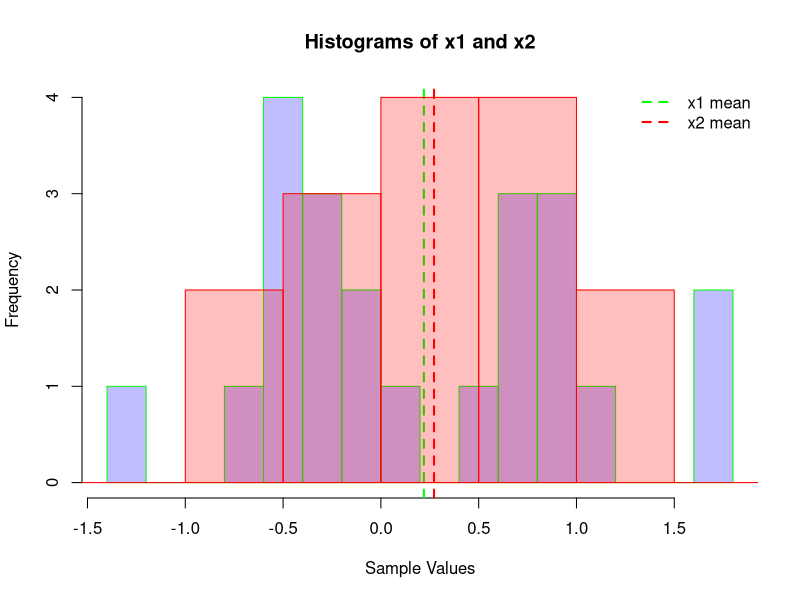

Generate this figure with R:
## ---- chunk 1
library("boot")
set.seed(12433688)
x1<- c(-0.673, -0.584, 0.572, -0.341, -0.218, 0.603, -0.415, -0.013, 0.763, 0.804, 0.054, 1.746, -0.472, 1.638, -0.578, 0.947, -0.329, -0.188, 0.794, 0.894, -1.227, 1.059)
x2<- c(0.913, -0.639, 2.99, -5.004, 3.118, 0.1, 1.128, 0.579, 0.32, -0.488, -0.994, -0.212, 0.413, 1.401, 0.007, 0.568, -0.005, 0.696)

## ---- chunk 2
c_x1 <- rgb(0, 0, 1, 0.25)
c_x2 <- rgb(1, 0, 0, 0.25)
hist(x1, col = c_x1, breaks = 15, xlab = "Sample Values", main = "Histograms of x1 and x2", border = "green")
abline(v = mean(x1), col = "green", lwd = 2, lty = 2)

hist(x2, col = c_x2, breaks = 15, add = TRUE, border = "red")
abline(v = mean(x2), col = "red", lwd = 2, lty = 2)
legend("topright", legend = c("x1 mean", "x2 mean"), col = c("green", "red"), lty = 2, lwd = 2, bty = "n") 
## ---- chunk 3
resample_means <- function(x1, x2) {
  n1 <- length(x1)
  n2 <- length(x2)
  
  resample_x1 <- sample(x1, n1, replace = TRUE)
  resample_x2 <- sample(x2, n2, replace = TRUE)
  
  mean_resample_x1 <- mean(resample_x1)
  mean_resample_x2 <- mean(resample_x2)
  
  x1_centered <- x1 - mean(x1)
  x2_centered <- x2 - mean(x2)
  
  combined_centered <- c(x1_centered, x2_centered)
  
  resample_combined_x1 <- sample(combined_centered, n1, replace = TRUE)
  resample_combined_x2 <- sample(combined_centered, n2, replace = TRUE)
  mean_combined_x1 <- mean(resample_combined_x1)
  mean_combined_x2 <- mean(resample_combined_x2)
  
  return(list(
    mean_resample_x1 = mean_resample_x1,
    mean_resample_x2 = mean_resample_x2,
    mean_combined_x1 = mean_combined_x1,
    mean_combined_x2 = mean_combined_x2
  ))
}
## ---- chunk 4
results <- resample_means(x1, x2)
results
## ---- chunk 5
test <- function(x1, x2, n) {
  sample_r <- function(x, n) {
    matrix(sample(x, length(x) * n, replace = TRUE), ncol = n)
  }

  sample_c <- function(x1, x2, n) {
    x1_c <- x1 - mean(x1)
    x2_c <- x2 - mean(x2)
    combined <- c(x1_c, x2_c)
    matrix(sample(combined, length(combined) * n, replace = TRUE), ncol = n)
  }

  repl.x1 = sample_r(x1, n)
  repl.x2 = sample_r(x2, n)
  centr = sample_c(x1, x2, n)

  t_val = t.test(x1, x2)$statistic

  t_1 = numeric(n)
  t_2 = numeric(n)
  count1 = count2 = 0

  for (i in 1:n) {
    t_1[i] = t.test(repl.x1[, i], repl.x2[, i])$statistic
    if (abs(t_1[i]) > abs(t_val)) count1 = count1 + 1
    t_2[i] = t.test(centr[1:length(x1), i], centr[(length(x1) + 1):(length(x1) + length(x2)), i])$statistic
    if (abs(t_2[i]) > abs(t_val)) count2 = count2 + 1
  }

  p1 = (count1 + 1) / (n + 1)
  p2 = (count2 + 1) / (n + 1)

  ci95_1 = quantile(t_1, c(0.025, 0.975))
  ci99_1 = quantile(t_1, c(0.005, 0.995))

  ci95_2 = quantile(t_2, c(0.025, 0.975))
  ci99_2 = quantile(t_2, c(0.005, 0.995))

  dec_95_1 = ifelse(p1 < 0.05, "Reject H0", "Fail to reject H0")
  dec_95_2 = ifelse(p2 < 0.05, "Reject H0", "Fail to reject H0")

  dec_99_1 = ifelse(p1 < 0.01, "Reject H0", "Fail to reject H0")
  dec_99_2 = ifelse(p2 < 0.01, "Reject H0", "Fail to reject H0")

  result = data.frame(
    method = c("Separate", "Combined"),
    counts = c(count1, count2),
    p_value = c(p1, p2),
    CIUp95 = c(ci95_1[2], ci95_2[2]),
    CILw95 = c(ci95_1[1], ci95_2[1]),
    CIUp99 = c(ci99_1[2], ci99_2[2]),
    CILw99 = c(ci99_1[1], ci99_2[1]),
    decision_95 = c(dec_95_1, dec_95_2),
    decision_99 = c(dec_99_1, dec_99_2)
  )

  return(result)
}
## ---- chunk 6
n=10000
result = test(x1, x2,n)
result
## ---- chunk 7
perm_test <- function(x1, x2, n) {
  observed_t = t.test(x1, x2)$statistic
  
  combined = c(x1, x2)
  perm_t = numeric(n)
  
  for (i in 1:n) {
    shuffled = sample(combined)
    perm_t1 = shuffled[1:length(x1)]
    perm_t2 = shuffled[(length(x1) + 1):length(shuffled)]
    perm_t[i] = t.test(perm_t1, perm_t2)$statistic
  }
  
  p_value = (sum(abs(perm_t) >= abs(observed_t)) + 1) / (n + 1)
  
  ci95 = quantile(perm_t, c(0.025, 0.975))
  ci99 = quantile(perm_t, c(0.005, 0.995))
  
  decision_95 = ifelse(p_value < 0.05, "Reject H0", "Fail to reject H0")
  decision_99 = ifelse(p_value < 0.01, "Reject H0", "Fail to reject H0")
  
  result = data.frame(
    p_value = p_value,
    CIUp95 = ci95[2],
    CILw95 = ci95[1],
    CIUp99 = ci99[2],
    CILw99 = ci99[1],
    decision_95 = decision_95,
    decision_99 = decision_99
  )
  
  return(result)
}

result = perm_test(x1, x2,n)
result

## ---- chunk 8
w_bootstrap <- function(x1, x2, n) {
  w_obs <- wilcox.test(x1, x2)$statistic
  c1 <- c2 <- c3 <- 0
  w1 <- w2 <- w3 <- numeric(n)
  
  combined <- c(x1, x2)
  for (i in 1:n) {
    r1 <- sample(x1, replace = TRUE)
    r2 <- sample(x2, replace = TRUE)
    w1[i] <- wilcox.test(r1, r2, exact = FALSE)$statistic
    if (abs(w1[i]) > abs(w_obs)) c1 <- c1 + 1
    samp <- sample(combined, length(combined), replace = TRUE)
    w2[i] <- wilcox.test(samp[1:length(x1)], samp[-(1:length(x1))], exact = FALSE)$statistic
    if (abs(w2[i]) > abs(w_obs)) c2 <- c2 + 1
    perm <- sample(combined, length(combined), replace = FALSE)
    w3[i] <- wilcox.test(perm[1:length(x1)], perm[-(1:length(x1))], exact = FALSE)$statistic
    if (abs(w3[i]) > abs(w_obs)) c3 <- c3 + 1
  }
  result <- data.frame(
    method = c("Separate", "Combined", "Permuted"),
    counts = c(c1, c2, c3),
    p_value = c((c1 + 1) / (n + 1), (c2 + 1) / (n + 1), (c3 + 1) / (n + 1)),
    CI_Low_95 = c(quantile(w1, 0.025), quantile(w2, 0.025), quantile(w3, 0.025)),
    CI_Up_95 = c(quantile(w1, 0.975), quantile(w2, 0.975), quantile(w3, 0.975)),
    CI_Low_99 = c(quantile(w1, 0.005), quantile(w2, 0.005), quantile(w3, 0.005)),
    CI_Up_99 = c(quantile(w1, 0.995), quantile(w2, 0.995), quantile(w3, 0.995))
  )
  
  return(result)
}
## ---- chunk 9
result <- w_bootstrap(x1,x2,n)
result
## ---- chunk 10
x1 <- rnorm(200, 2, sqrt(3))
x2 <- runif(200, 2, 4)
x3 <- runif(200, -2, 2)
eps <- rt(200, 5)
y <- 3 + 2 * x1 + x2 + eps
d1 <- data.frame(y,x1,x2,x3)
## ---- chunk 11
run_bootstrap <- function(data, n) {
  model <- lm(y ~ ., data)
  resids <- resid(model)
  yhat <- fitted(model)
  add_data <- data.frame(resids, yhat)

  get_coefs <- function(d) {
    coef(lm(y ~ x1 + x2 + x3, data = d))
  }

  generate_sample <- function(d, res) {
    d$y <- res$yhat + sample(res$resids, replace = TRUE)
    return(d)
  }

  boot_result <- boot(data, get_coefs, R = n, sim = "parametric", ran.gen = generate_sample, mle = add_data)
  return(boot_result)
}
## ---- chunk 12
result <- run_bootstrap(d1, 1000)
result
## ---- chunk 13
get_coef_quantiles <- function(boot_result) {
  coef_quantiles <- data.frame(
    x1 = quantile(boot_result$t[, 2], probs = c(0.005, 0.025, 0.975, 0.995)),
    x2 = quantile(boot_result$t[, 3], probs = c(0.005, 0.025, 0.975, 0.995)),
    x3 = quantile(boot_result$t[, 4], probs = c(0.005, 0.025, 0.975, 0.995))
  )
}

get_coef_quantiles(result)


## ---- chunk 14
reg_fun <- function(data, idx) {
  coef(lm(y ~ x1 + x2 + x3, data = data[idx, ]))
}

model_boot <- boot(d1, reg_fun, R = 1000)
model_boot
## ---- chunk 15
coef_res <- data.frame(
  x1 = quantile(model_boot$t[, 2], c(0.005, 0.025, 0.975, 0.995)),
  x2 = quantile(model_boot$t[, 3], c(0.005, 0.025, 0.975, 0.995)),
  x3 = quantile(model_boot$t[, 4], c(0.005, 0.025, 0.975, 0.995))
)

coef_res


